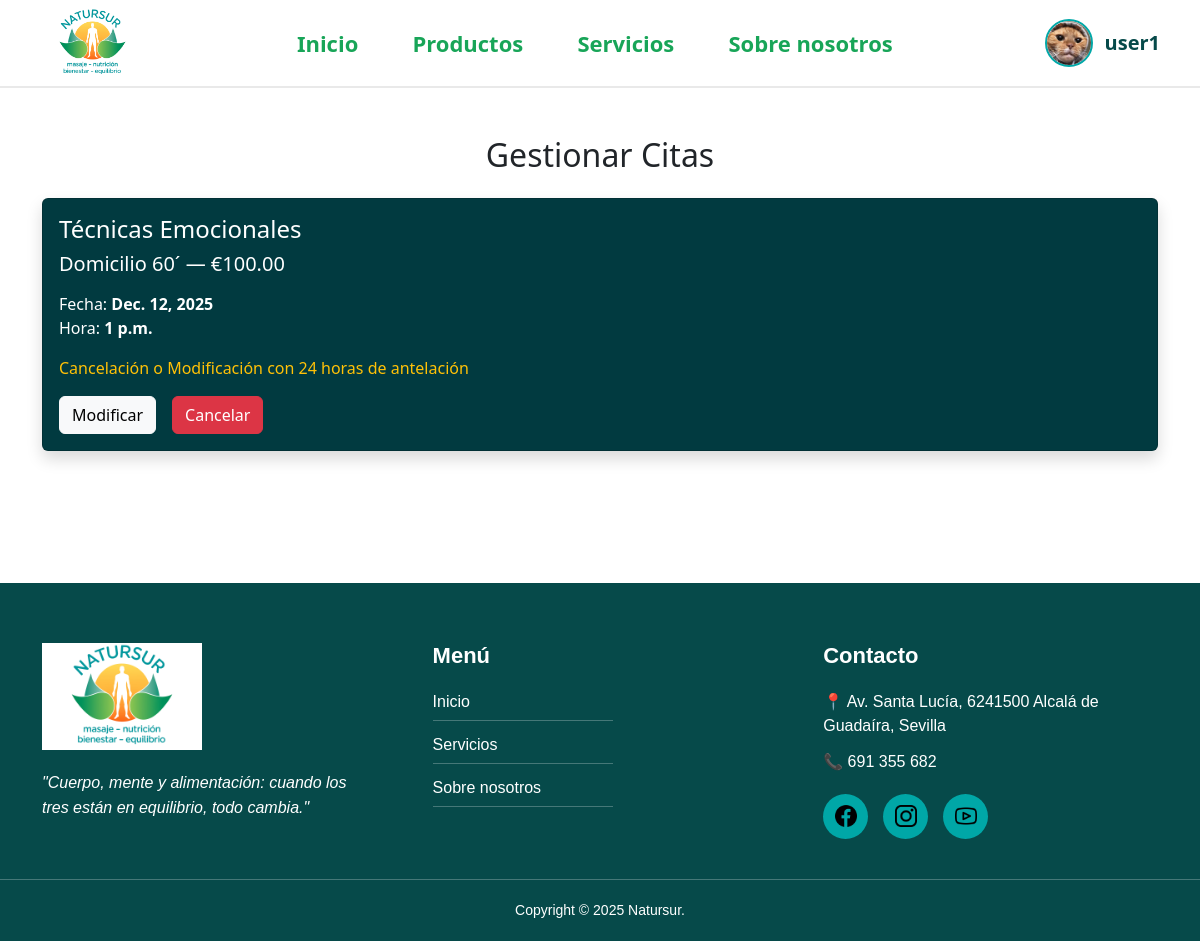
Page /citas/ (signed in) on the committed database.
### main/models.py (models this page shows, shortened)
class User(models.Model):
    django_user = models.OneToOneField(DjangoUser, on_delete=models.CASCADE, related_name="profile")
    first_name = models.CharField(max_length=30)
    last_name = models.CharField(max_length=30)
    direccion = models.CharField(max_length=255)
    postal_code = models.CharField(max_length=20)
    age = models.PositiveIntegerField()
    telephone_number = models.CharField(max_length=20)
    image = models.ImageField(upload_to='users/', blank=True, null=True)

class Cita(models.Model):
    user = models.ForeignKey(User, on_delete=models.CASCADE, related_name="citas")
    service = models.ForeignKey(Service, on_delete=models.CASCADE)
    tarifa = models.ForeignKey(Tarifa, on_delete=models.CASCADE)
    date = models.DateField()
    time = models.TimeField()
    estado = models.CharField(
        max_length=20,
        choices=[
            ("activa", "Activa"),
            ("cancelada", "Cancelada"),
            ("modificada", "Modificada"),
        ],
        default="activa"
    )

class Service(models.Model):
    title = models.CharField(max_length=255)
    subtitle = models.CharField(max_length=255)
    description = models.TextField()
    image = models.ImageField(upload_to='services/')
    imagen_der = models.BooleanField(default=True)

class Tarifa(models.Model):
    service = models.ForeignKey(Service, on_delete=models.CASCADE, related_name="tarifas")
    title = models.CharField(max_length=255)
    price = models.DecimalField(max_digits=10, decimal_places=2)
    description = models.TextField(blank=True)

### main/views.py (the view)
# urls.py: path("citas/", views.citas_list, name="citas_list"),
@login_required
def citas_list(request):
    citas = Cita.objects.filter(user=request.user.profile)
    return render(request, "citas/list.html", {"citas": citas})

### main/templates/citas/list.html
{% extends "base.html" %}
{% block content %}
<section class="container py-5">
    <h2 class="text-center mb-4">Gestionar Citas</h2>
    {% for c in citas %}
    <div class="card mb-4 shadow" style="background-color:#013A40; color:white;">
        <div class="card-body">
            <h4>{{ c.service.title }}</h4>
            <h5>{{ c.tarifa.title }} — €{{ c.tarifa.price }}</h5>
            <p class="mt-3">
                Fecha: <strong>{{ c.date }}</strong><br>
                Hora: <strong>{{ c.time }}</strong>
            </p>
            <p class="text-warning">
                Cancelación o Modificación con 24 horas de antelación
            </p>
            <div class="d-flex gap-3">
                <a href="/citas/{{ c.id }}/editar/" class="btn btn-light">Modificar</a>
                <a href="/citas/{{ c.id }}/cancelar/" class="btn btn-danger">Cancelar</a>
            </div>
        </div>
    </div>
    {% endfor %}
</section>
{% endblock %}

### main/templates/base.html (shortened to what this page needs)
<!DOCTYPE html>
<html lang="es">
<head>
    {% load static %}
    <link rel="stylesheet" href="https://cdnjs.cloudflare.com/ajax/libs/bootstrap/5.3.2/css/bootstrap.min.css">
</head>
<body>
{% load static %}
<header class="main-header">
    <div class="header-left">
        <img src="{% static 'natursur_icon.png' %}" class="logo-small">
    </div>
    <nav class="header-center">
        <a href="/">Inicio</a>
        <a href="/productos/">Productos</a>
        <a href="/servicios/">Servicios</a>
        <a href="/sobre-nosotros/">Sobre nosotros</a>
    </nav>
    <div class="header-right">
        {% if request.user.is_authenticated %}
        <div class="user-dropdown">
            <div class="user-info">
                {% if request.user.profile.image %}
                    <img src="{{ request.user.profile.image.url }}" class="user-avatar">
                {% else %}
                    <img src="{% static 'default_user.png' %}" class="user-avatar">
                {% endif %}
                <span class="user-name">{{ request.user.username }}</span>
            </div>
        </div>
        {% else %}
            <a href="/login/" class="btn-login-pro">Acceder</a>
            <a href="/register/" class="signup-link">Crear cuenta</a>
        {% endif %}
    </div>
</header>
{% block content %}
{% endblock %}
<footer class="main-footer">
    <div class="footer-content container">
        <div class="footer-col">
            <img src="{% static 'natursur_icon.png' %}" class="footer-logo">
            <p class="footer-quote">
                "Cuerpo, mente y alimentación: cuando los tres están en equilibrio, todo cambia."
            </p>
        </div>
        <div class="footer-col">
            <h3 class="footer-title">Menú</h3>
            <ul class="footer-menu">
                <li><a href="/">Inicio</a></li>
                <li><a href="/servicios/">Servicios</a></li>
                <li><a href="/sobre-nosotros/">Sobre nosotros</a></li>
            </ul>
        </div>
        <div class="footer-col">
            <h3 class="footer-title">Contacto</h3>
            <p class="footer-info">📍 Av. Santa Lucía, 6241500 Alcalá de Guadaíra, Sevilla</p>
            <p class="footer-info">📞 691 355 682</p>
            <div class="footer-socials">
                <a href="https://www.facebook.com/natursur" target="_blank">
                    <div class="social-icon">
                        <img src="{% static 'icons/facebook.png' %}">
                    </div>
                </a>
                <a href="https://www.instagram.com/yosoyescalona/?hl=es" target="_blank">
                    <div class="social-icon">
                        <img src="{% static 'icons/instagram.png' %}">
                    </div>
                </a>
                <a href="https://www.youtube.com/@natursur" target="_blank">
                    <div class="social-icon">
                        <img src="{% static 'icons/youtube.png' %}">
                    </div>
                </a>
            </div>
        </div>
    </div>
    <div class="footer-bottom">
        Copyright © 2025 Natursur.
    </div>
</footer>
</body>
</html>

### main/templates/base.html (style rules this page uses)
.main-header { display: flex; justify-content: space-between; align-items: center; padding: 8px 40px; border-bottom: 2px solid #e9e9e9; background: white; }
.logo-small { height: 70px; width: auto; }
.header-center a { margin: 0 25px; font-size: 22px; font-weight: 600; color: #18A558; text-decoration: none; }
.header-right { display: flex; align-items: center; gap: 14px; }
.user-info { display: flex; align-items: center; gap: 12px; cursor: pointer; }
.user-avatar { width: 48px; height: 48px; border-radius: 50%; object-fit: cover; border: 2px solid #02A8A8; }
.user-name { font-size: 20px; color: #064A4A; font-weight: 600; }
.user-dropdown { position: relative; display: inline-block; }
.main-footer { background: #064A4A; color: white; padding: 60px 0 20px; margin-top: 60px; font-family: Arial, sans-serif; }
.footer-content { display: flex; justify-content: space-between; flex-wrap: wrap; gap: 30px; }
.footer-col { width: 30%; min-width: 250px; }
.footer-logo { width: 160px; margin-bottom: 20px; }
.footer-quote { font-style: italic; font-size: 16px; line-height: 1.6; }
.footer-title { font-size: 22px; margin-bottom: 20px; font-weight: bold; }
.footer-menu { list-style: none; padding: 0; }
.footer-menu li { margin-bottom: 12px; border-bottom: 1px solid rgba(255,255,255,0.25); padding-bottom: 6px; width: 180px; }
.footer-menu a { color: white; text-decoration: none; font-size: 16px; }
.footer-info { margin-bottom: 12px; font-size: 16px; }
.footer-socials { display: flex; gap: 15px; margin-top: 20px; }
.social-icon { width: 45px; height: 45px; border-radius: 50%; background: #00A7A7; display: flex; justify-content: center; align-items: center; }
.social-icon img { width: 22px !important; height: 22px !important; object-fit: contain; }
.footer-bottom { margin-top: 40px; text-align: center; padding-top: 20px; font-size: 14px; border-top: 1px solid rgba(255,255,255,0.25); }

### rows in the picture
Cita: service "Técnicas Emocionales", tarifa "Domicilio 60´", tarifa.price "100.00", date "Dec. 12, 2025", time "1 p.m."

### other values in the picture
{{ request.user.username }} "user1"
